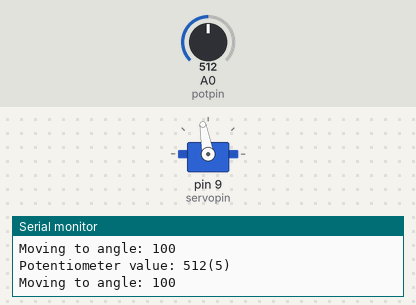
Simulated run of this sketch. Board: Arduino Uno, built with avr-gcc and run on an emulated ATmega328P. Shown: servo, the last lines printed to the serial monitor. Wiring (inferred from the names in the program): servo: signal pin 9. The test bench sets the inputs (shaded band); at power-on: A0 (potpin) = 512. Servo pulses on a pin are drawn as a servo (544–2400 µs = 0–180°).

Above: at 1.8 s.
1.9 s: A0 (potpin) set to 323
At 2.9 s:
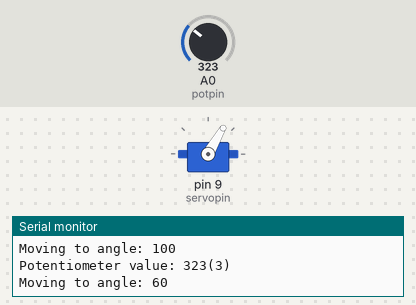
5.7 s: A0 (potpin) set to 294
7.8 s: A0 (potpin) set to 194
At 9.3 s:
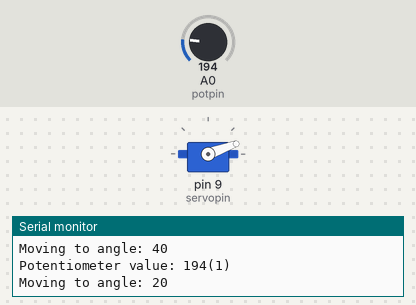
9.9 s: A0 (potpin) set to 40
At 11.7 s:
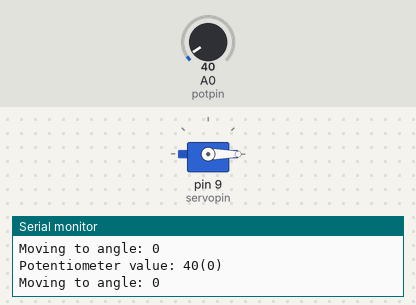
12.0 s: A0 (potpin) set to 418
At 13.1 s:
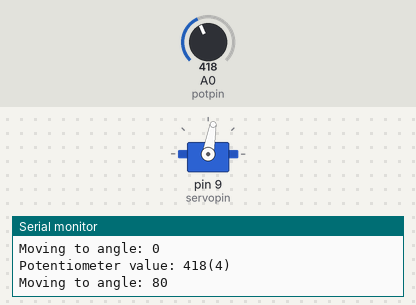
16.2 s: A0 (potpin) set to 398
Timing chart, 0 to 21.4 s (numbered marks = the images above; inputs shaded):
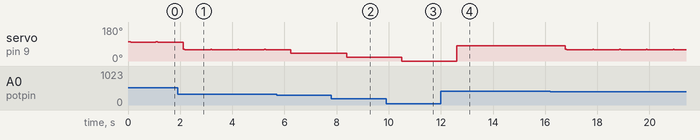

The sketch:

Servo_Control.ino
```cpp
/*
 *  Servo_Control
 *  Dora Avun
 *  03/28/2021
 *
 *  Move servo with determined potentiometer levels. Total
 *  potentiometer input is divided to 10 levels each incrementing
 *  the servo angle by 20, up to 180 degrees.
 */
int servopin=9; // select digital pin 9 for servomotor signal line
int myangle;    // initialize angle variable
int pulsewidth; // initialize width variable
int potpin=0;   // initialize analog pin 0 for potentiometer
int val = 0;    //value for inputting servo
int potVal = 0; //potentiometer at A0.
void servopulse(int servopin,int myangle)// define a servo pulse function
{
  pulsewidth=(myangle*11)+500;  // convert angle to 500-2480 pulse width
  digitalWrite(servopin,HIGH);  // set the level of servo pin as “high”
  delayMicroseconds(pulsewidth);// delay microsecond of pulse width
  digitalWrite(servopin,LOW);   // set the level of servo pin as “low”
  delay(20-pulsewidth/1000);
}
void setup()
{
  pinMode(servopin,OUTPUT);// set servo pin as “output”
  Serial.begin(9600);      // connect to serial port, set baud rate at “9600”
  Serial.println("servo=o_seral_simple ready" ) ;
}
void loop()// convert potVal into levels (0-9) which are converted into angles (0-180).
{
  potVal=analogRead(potpin);// read the analog value of analog pin 0, and assign it to val
  //deternube levels of val from potVal.
  if (potVal <= 102)
    val = 0;
  else if (potVal <= 204)
    val = 1;
  else if (potVal <= 306)
    val = 2;
  else if (potVal <= 408)
    val = 3;
  else if (potVal <= 510)
    val = 4;
  else if (potVal <= 612)
    val = 5;
  else if (potVal <= 714)
    val = 6;
  else if (potVal <= 816)
    val = 7;
  else if (potVal <= 918)
    val = 8;
  else
    val = 9;
  //Create a compact string to print potentiometer values.
  char str0[30];
  sprintf(str0, "Potentiometer value: %d(%u)", potVal, val);
  Serial.println(str0);

  val=val*(180/9);// convert number to angle
  //Create a compact string to print angle values.
  char str1[30];
  sprintf(str1, "Moving to angle: %d", val);
  Serial.println(str1);

  for(int i=0;i<=50;i++) // giving the servo time to rotate to commanded position
    {
      servopulse(servopin,val);// use the pulse function
    }
}
```

Measured:
- after the input at 7.8 s, servo on pin 9 (servopin): 40° → 21° after 0.59 s, → 20° 0.06 s later
- after the input at 9.9 s, servo on pin 9 (servopin): 20° → 0° after 0.60 s
- after the input at 12.0 s, servo on pin 9 (servopin): 0° → 81° after 0.60 s, → 80° 0.06 s later
